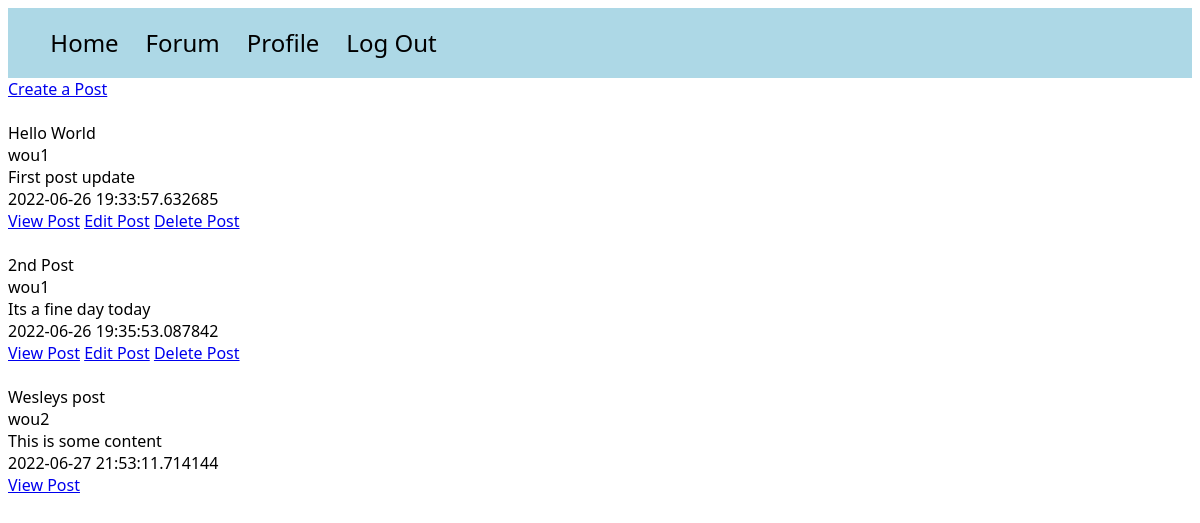
Page /posts (signed in) on the earlier database version.
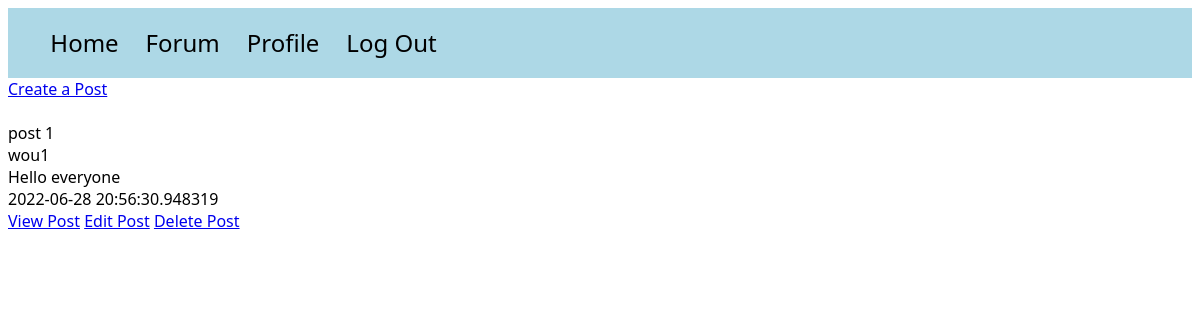
Same page on the later database version.
### models.py (models this page shows)
class Post(db.Model):
    id = db.Column(db.Integer, primary_key=True)
    title = db.Column(db.String(100))
    content = db.Column(db.Text)
    poster_id = db.Column(db.Integer, db.ForeignKey(User.id))
    date_posted = db.Column(db.DateTime, default=datetime.utcnow)
    slug = db.Column(db.String(256))
    comments = db.relationship('Comment', backref='commented_post')

class User(UserMixin, db.Model):
    id = db.Column(db.Integer, primary_key=True)
    email = db.Column(db.String(100), unique=True)
    password = db.Column(db.String(100))
    name = db.Column(db.String(1000))
    last_seen = db.Column(db.String(100))
    posts = db.relationship('Post', backref='poster')

### app.py (the view)
@app.route('/posts')
@login_required
def posts():
    posts = Post.query.order_by(Post.date_posted)
    return render_template("posts.html", posts=posts)

### app.py (called while the page is built)
@login_manager.user_loader
def load_user(user_id):
    try:
        return User.query.get(int(user_id))
    except:
        return None

### templates/posts.html (shortened to what this page needs)
<!DOCTYPE html>
<html lang="en">
<head>
</head>
<link rel="stylesheet" href="/static/style.css">
<body>
<div id="navbar">
    <ul>
        <a href="{{ url_for('home') }}"><li>Home</li></a>
        <a href="{{ url_for('posts') }}"><li>Forum</li></a>
        {% if current_user.is_authenticated %}
        <a href="{{ url_for('main.profile') }}"><li>Profile</li></a>
        {% endif %}
        {% if current_user.is_authenticated %}
        <a href="{{ url_for('auth.logout') }}"><li>Log Out</li></a>
        {% endif %}
    </ul>
</div>
<a href="{{ url_for('write_post') }}">Create a Post</a><br><br>
{% for post in posts %}
    {{ post.title }}<br>
    {{ post.poster.name }}<br>
    {{ post.content }}<br>
    {{ post.date_posted }}<br>
    <a href="{{ url_for('post', id=post.id) }}">View Post</a>
    {% if current_user.id == post.poster_id %}
    <a href="{{ url_for('edit_post', id=post.id) }}">Edit Post</a>
    <a href="{{ url_for('delete_post', id=post.id) }}">Delete Post</a>
    {% endif %}
    <br><br>
{% endfor %}
</body>
</html>

Differences in the rows shown:
removed Post: title "Hello World", poster.name "wou1", content "First post update", date_posted "2022-06-26 19:33:57.632685"
removed Post: title "2nd Post", poster.name "wou1", content "Its a fine day today", date_posted "2022-06-26 19:35:53.087842"
removed Post: title "Wesleys post", poster.name "wou2", content "This is some content", date_posted "2022-06-27 21:53:11.714144"
added Post: title "post 1", poster.name "wou1", content "Hello everyone", date_posted "2022-06-28 20:56:30.948319"
